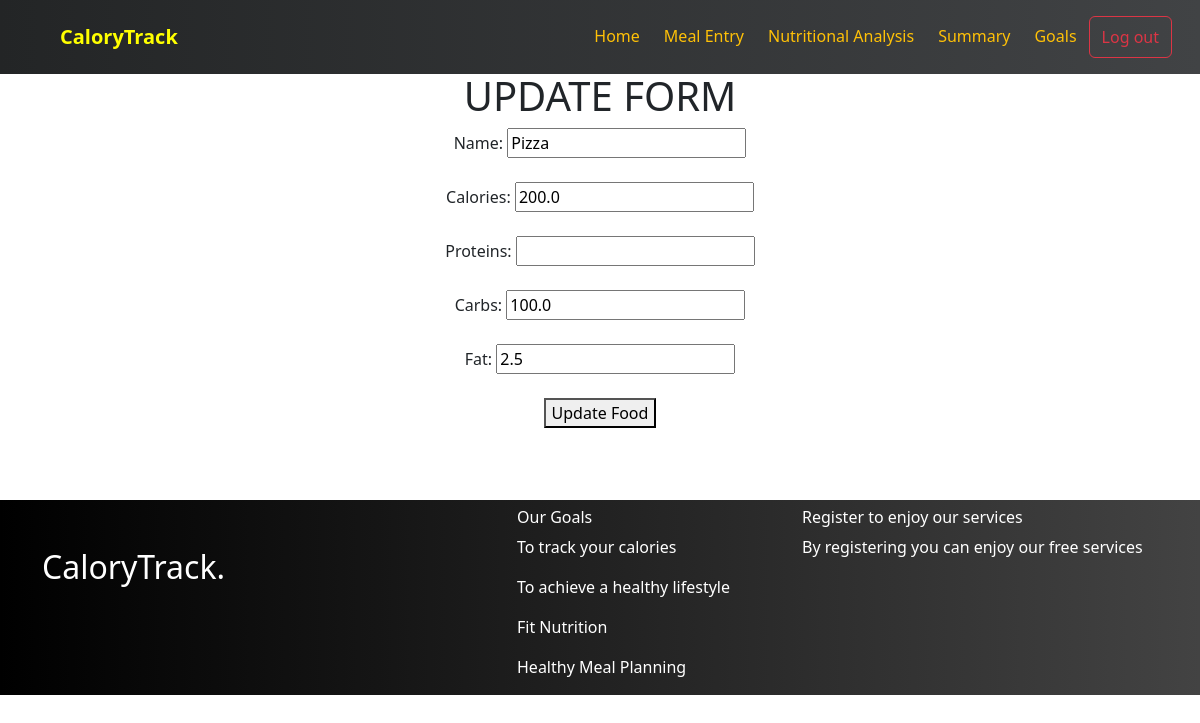
The app's page /update/1/ with its own data.
### macroNutrientApp/models.py (models this page shows, shortened)
class Food(models.Model):
    name = models.CharField(max_length=100)
    calories = models.FloatField()
    protein = models.FloatField()
    carbs = models.FloatField()
    fat = models.FloatField()

### macroNutrientApp/views.py (the view, shortened to what this page needs)
# urls.py: path('update/<int:id>/',views.update,name="update"),
def update(request,id):
    u=Food.objects.filter(id=id)
    return render(request,"update.html",{'u':u})

### macroNutrientApp/templates/update.html (shortened to what this page needs)
{% extends 'base.html' %}
{% block content %}
<br><br><br>
<center>
    <h1>UPDATE FORM</h1>
    <form action="" method="POST">
        {% for u in u %}
        Name: <input type="text" name="name" value="{{ u.name }}"><br><br>
        Calories: <input type="number" name="calories" value="{{ u.calories }}"><br><br>
        Proteins: <input type="number" name="proteins" value="{{ u.proteins }}"><br><br>
        Carbs: <input type="number" name="carbs" value="{{ u.carbs }}"><br><br>
        Fat: <input type="number" name="fat" value="{{ u.fat }}"><br><br>
        <button type="submit">Update Food</button>
        {% endfor %}
    </form>
    </center>
{% endblock %}

### records on screen
Food: name "Pizza", calories "200.0", carbs "100.0", fat "2.5"
